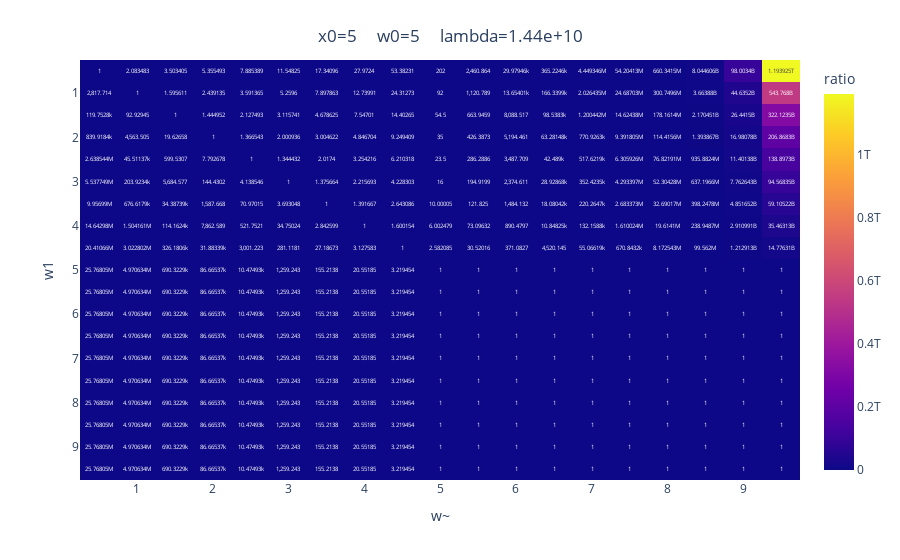

Here is the notebook cell this chart was saved with:
### Code cell
fig = px.imshow(d1['ratio'],
                labels=dict(x='w~', y='w1', color='ratio'),
                x=d1['w~'],
                y=d1['w1'],
                aspect='auto',
                text_auto=True)

fig.update_layout(
    title={
        'text': f'x0={x0}     w0={w0}     lambda={L:.2e}', 
        'x': 0.5, 
        'xanchor': 'center', 
        'yanchor': 'top'
        }
)

fig.show()

### Figure 1 — Plotly figure (JSON) as saved in the notebook; plotly's stock layout.template omitted (floating-point values rounded to 4 significant figures; data arrays with more than 128 entries replaced by an {"elided": "..."} marker saying what was removed)
{"data": [{"coloraxis": "coloraxis", "hovertemplate": "w~: %{x}<br>w1: %{y}<br>ratio: %{z}<extra></extra>", "name": "0", "texttemplate": "%{z}", "type": "heatmap", "x": [0.5, 1, 1.5, 2.0, 2.5, 3, 3.5, 4, 4.5, 5, 5.5, 6, 6.5, 7, 7.5, 8, 8.5, 9, 9.5], "xaxis": "x", "y": [0.5, 1, 1.5, 2.0, 2.5, 3, 3.5, 4, 4.5, 5, 5.5, 6, 6.5, 7, 7.5, 8, 8.5, 9, 9.5], "yaxis": "y", "z": {"elided": "19x19 float values"}}], "layout": {"coloraxis": {"colorbar": {"title": {"text": "ratio"}}, "colorscale": [[0, "#0d0887"], [0.1111, "#46039f"], [0.2222, "#7201a8"], [0.3333, "#9c179e"], [0.4444, "#bd3786"], [0.5556, "#d8576b"], [0.6667, "#ed7953"], [0.7778, "#fb9f3a"], [0.8889, "#fdca26"], [1, "#f0f921"]]}, "margin": {"t": 60}, "title": {"text": "x0=5     w0=5     lambda=1.44e+10", "x": 0.5, "xanchor": "center", "yanchor": "top"}, "xaxis": {"anchor": "y", "domain": [0, 1], "title": {"text": "w~"}}, "yaxis": {"anchor": "x", "autorange": "reversed", "domain": [0, 1], "title": {"text": "w1"}}}}
